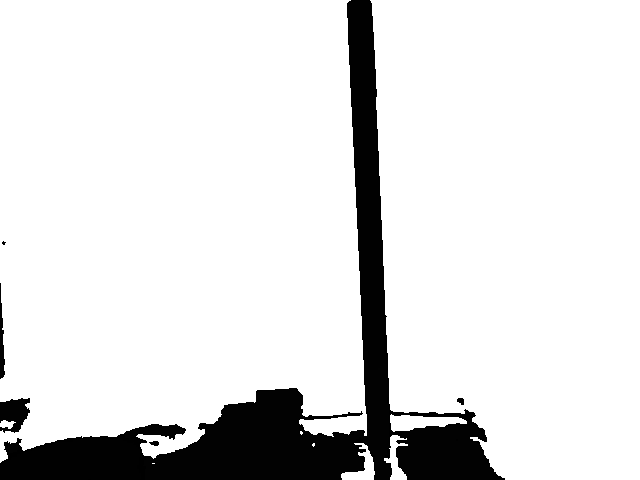
#> input picture depth/depth.png, 640 x 480 px
$ python main.py
#> lines starting #> are read from the running program, lines starting #| are printed output that depends on the picture
import cv2
import click
import toml
import open3d as o3d
from pathlib import Path
import pdb

SCRIPT_PATH = Path(__file__).resolve().parent
DEFAULT_DEPTH_IMG_PATH = str(Path(SCRIPT_PATH, "depth", "depth.png"))
DEFAULT_CONFIG_PATH = str(Path(SCRIPT_PATH, "cfg", "camera_parameter.toml"))
DEFAULT_PCD_OUTPUT_PATH = str(Path(SCRIPT_PATH, "pcd", "output.pcd"))

@click.command()
@click.option("--depth-image-path", "-d", default="{}".format(DEFAULT_DEPTH_IMG_PATH))
@click.option("--toml-path", "-t", default="{}".format(DEFAULT_CONFIG_PATH))
@click.option("--pcd-output-path", "-p", default="{}".format(DEFAULT_PCD_OUTPUT_PATH))
def main(depth_image_path, toml_path, pcd_output_path):
#> called with depth_image_path = 'depth/depth.png', toml_path = 'cfg/camera_parameter.toml', pcd_output_path = 'pcd/output.pcd'
    depth_image = cv2.imread(depth_image_path, cv2.IMREAD_ANYDEPTH)
#> depth_image is the input picture: shape (480, 640) uint16; min 0, max 65535, mean 57818.1
    depth_image[depth_image==65535] = 0
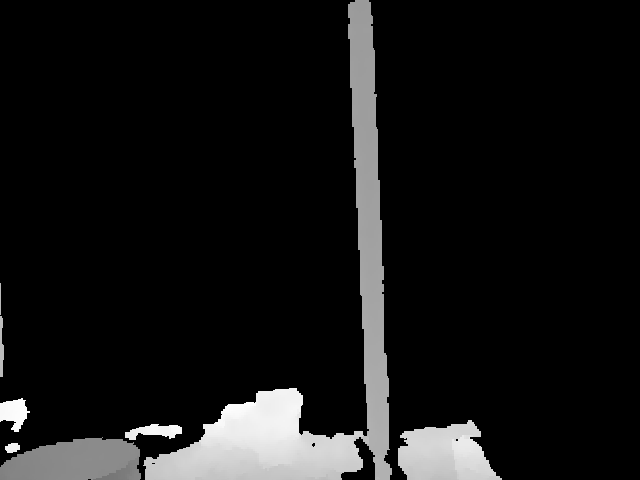
#> depth_image: shape (480, 640) uint16; min 0, max 768, mean 62.3; drawn with min black and max white
    depth_image_o3d = o3d.geometry.Image(depth_image)

#> (the run stopped early here; a loop or call above may not have finished)
